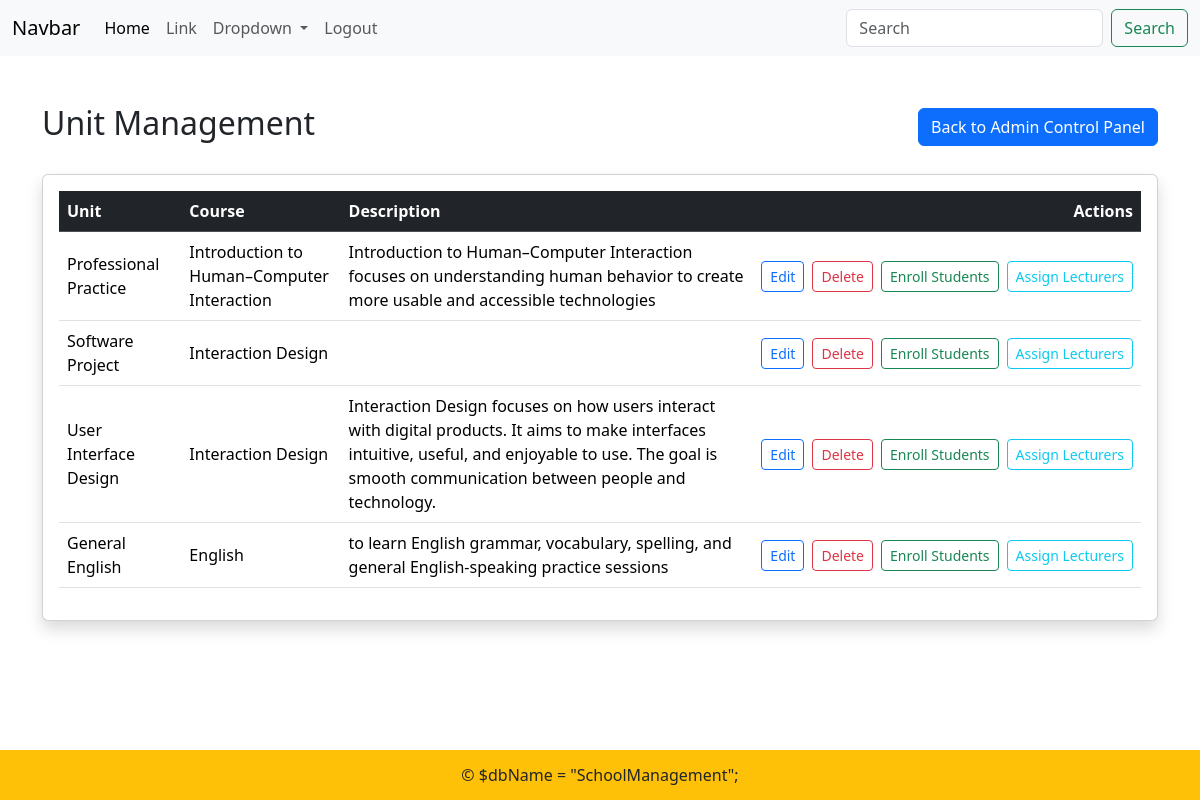
The page /admin-units.php (signed in) on the database its author committed.
### tables this page shows
CREATE TABLE `units` (
  `unit_id` int NOT NULL,
  `unit_name` varchar(100) NOT NULL,
  `unit_description` text,
  `course_id` int DEFAULT NULL,
  `created_by` int DEFAULT NULL
);

CREATE TABLE `courses` (
  `course_id` int NOT NULL,
  `course_name` varchar(100) NOT NULL,
  `course_description` text,
  `created_at` timestamp NULL DEFAULT CURRENT_TIMESTAMP
);

### admin-units.php (the view, shortened to what this page needs)
<?php
require_once "includes/header.php";
require_once "includes/dbh.php";
$sql = "
    SELECT
        u.unit_id,
        u.unit_name,
        u.unit_description,
        c.course_name
    FROM units u
    LEFT JOIN courses c ON u.course_id = c.course_id
    ORDER BY u.unit_name ASC
";
$result = mysqli_query($conn, $sql);
?>
<div class="container mt-5">
    <div class="d-flex justify-content-between align-items-center mb-4">
        <h2>Unit Management</h2>
        <a href="admin-dashboard.php" class="btn btn-primary">Back to Admin Control Panel</a>
    </div>
    <div class="card shadow">
        <div class="card-body">
            <table class="table table-hover align-middle">
                <thead class="table-dark">
                    <tr>
                        <th>Unit</th>
                        <th>Course</th>
                        <th>Description</th>
                        <th class="text-end">Actions</th>
                    </tr>
                </thead>
                <tbody>
                <?php if (mysqli_num_rows($result) > 0): ?>
                    <?php while ($unit = mysqli_fetch_assoc($result)): ?>
                        <tr>
                            <td><?php echo htmlspecialchars($unit['unit_name']); ?></td>
                            <td><?php echo htmlspecialchars($unit['course_name'] ?? 'Not linked'); ?></td>
                            <td><?php echo htmlspecialchars($unit['unit_description'] ?? '—'); ?></td>
                            <td class="text-nowrap text-end">
                                <div class="d-flex justify-content-end gap-2">
                                    <a href="edit-unit.php?id=<?php echo $unit['unit_id']; ?>" class="btn btn-sm btn-outline-primary">Edit</a>
                                   <a href="includes/delete-unit-inc.php?id=<?php echo $unit['unit_id']; ?>&return=admin-units.php"
   class="btn btn-sm btn-outline-danger"
   onclick="return confirm('Delete this unit?')">
   Delete
</a>
                                    <a href="admin-unit-enroll.php?unit_id=<?php echo $unit['unit_id']; ?>" class="btn btn-sm btn-outline-success">Enroll Students</a>
                                    <a href="admin-assign-lecturer.php?unit_id=<?php echo $unit['unit_id']; ?>" class="btn btn-sm btn-outline-info">Assign Lecturers</a>
                                </div>
                            </td>
                        </tr>
                    <?php endwhile; ?>
                <?php else: ?>
                    <tr>
                        <td colspan="4" class="text-center text-muted">No units found</td>
                    </tr>
                <?php endif; ?>
                </tbody>
            </table>
        </div>
    </div>
</div>
<?php require_once "includes/footer.php"; ?>

### rows shown on the page
units: unit_name "Professional Practice", course.course_name "Introduction to Human–Computer Interaction", unit_description "Introduction to Human–Computer Interaction focuses on understanding human behavior to create more usable and accessible technologies"
units: unit_name "Software Project", course.course_name "Interaction Design"
units: unit_name "User Interface Design", course.course_name "Interaction Design", unit_description "Interaction Design focuses on how users interact with digital products. It aims to make interfaces intuitive, useful, and enjoyable to use. The goal is smooth communication between people and technology."
units: unit_name "General English", course.course_name "English", unit_description "to learn English grammar, vocabulary, spelling, and general English-speaking practice sessions"
